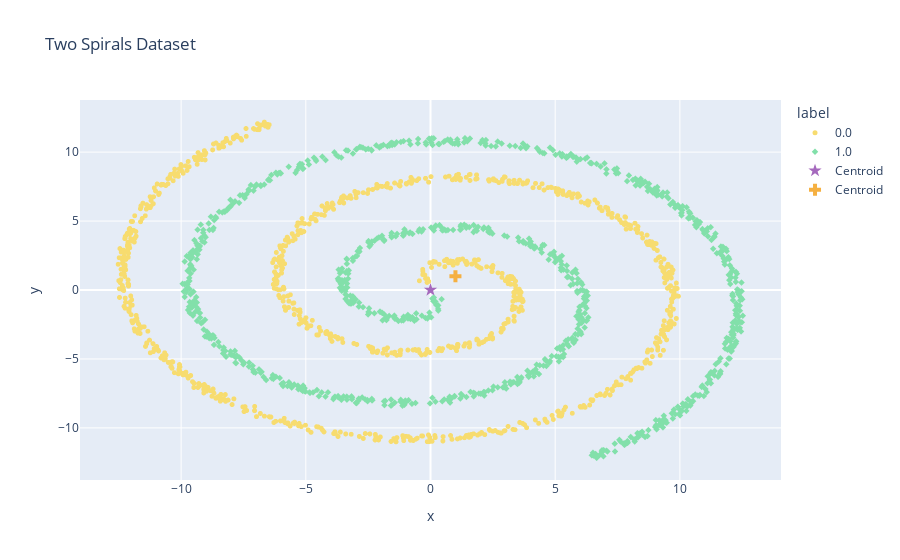

Write notebook code for a chart like this one.
### Code cell
fig = plot_centroid(fig, [0, 0])  # Example centroids
fig = plot_centroid(fig, [1, 1], colors=['#f5b041'], marker_size=10, symbol='cross')
fig.show()

### Figure 1 — Plotly figure (JSON) as saved in the notebook; plotly's stock layout.template omitted (floating-point values rounded to 4 significant figures; data arrays with more than 128 entries replaced by an {"elided": "..."} marker saying what was removed)
{"data": [{"hovertemplate": "label=0.0<br>x=%{x}<br>y=%{y}<extra></extra>", "legendgroup": "0.0", "marker": {"color": "#f7dc6f", "size": 5, "symbol": "circle"}, "mode": "markers", "name": "0.0", "showlegend": true, "type": "scattergl", "x": {"elided": "1000 float values"}, "xaxis": "x", "y": {"elided": "1000 float values"}, "yaxis": "y"}, {"hovertemplate": "label=1.0<br>x=%{x}<br>y=%{y}<extra></extra>", "legendgroup": "1.0", "marker": {"color": "#82e0aa", "size": 5, "symbol": "diamond"}, "mode": "markers", "name": "1.0", "showlegend": true, "type": "scattergl", "x": {"elided": "1000 float values"}, "xaxis": "x", "y": {"elided": "1000 float values"}, "yaxis": "y"}, {"marker": {"color": ["#a569bd"], "size": 10, "symbol": "star"}, "mode": "markers", "name": "Centroid", "type": "scatter", "x": [0], "y": [0]}, {"marker": {"color": ["#f5b041"], "size": 10, "symbol": "cross"}, "mode": "markers", "name": "Centroid", "type": "scatter", "x": [1], "y": [1]}], "layout": {"legend": {"title": {"text": "label"}, "tracegroupgap": 0}, "title": {"text": "Two Spirals Dataset"}, "xaxis": {"anchor": "y", "domain": [0, 1], "title": {"text": "x"}}, "yaxis": {"anchor": "x", "domain": [0, 1], "title": {"text": "y"}}}}
